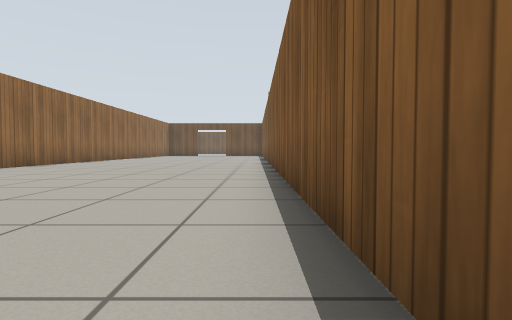
view 1 (above)

18 first-person views from a walk through a robot-simulator world made for Gazebo. The camera is 0.5 m above the floor, tilts 2° down and sees 80° across. The floor is counted in squares, 1 m on a side. Each view is taken from the middle of a square. On the plan, view 1 faces up. The plan holds only what a view shows up to about 9 squares ahead; the rest is blank. Simple patterns stand in for the simulator's built-in surfaces.

view 2
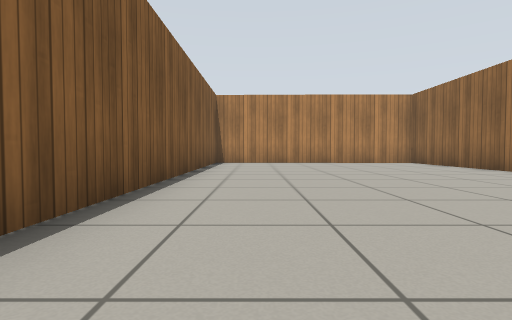

view 3
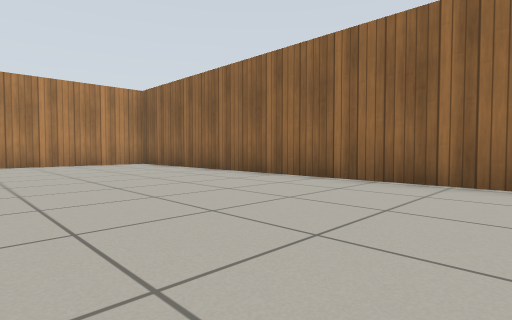

view 4
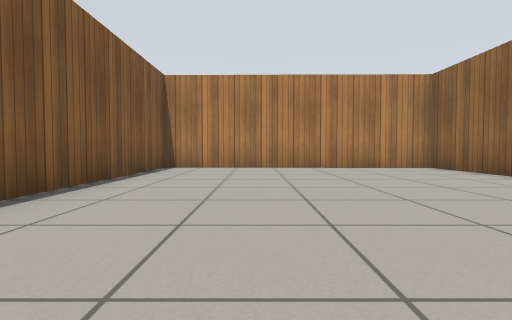

view 5
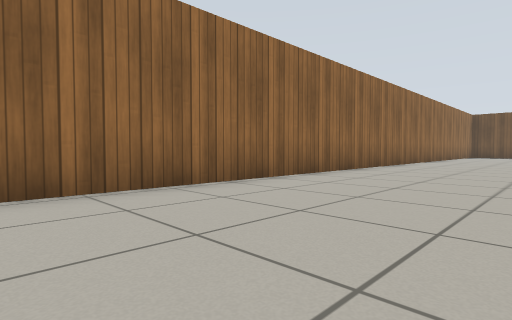

view 6
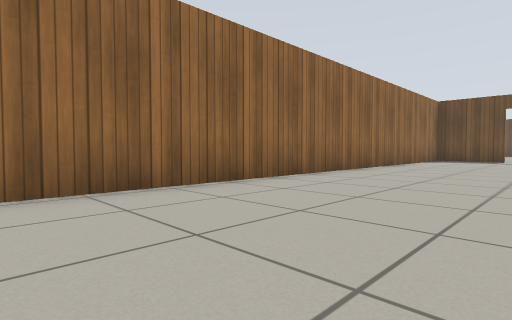

view 7
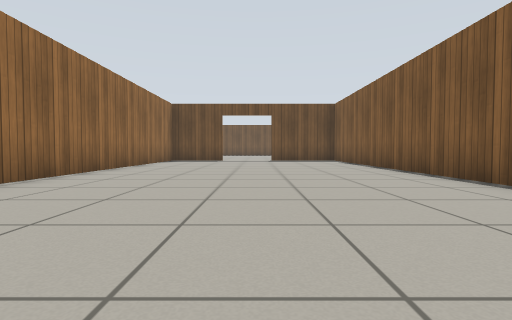

view 8
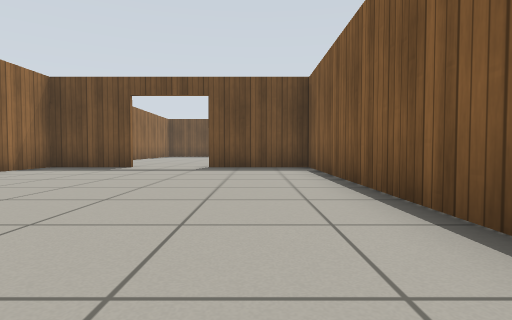

view 9
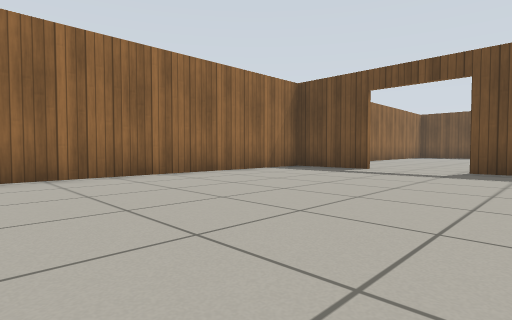

view 10
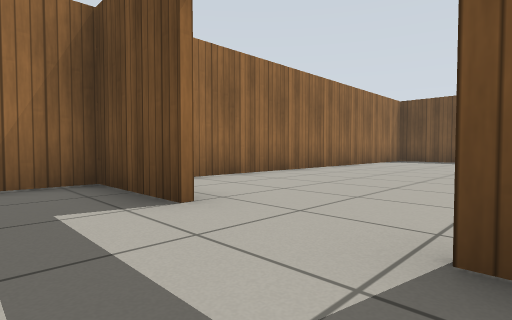

view 11
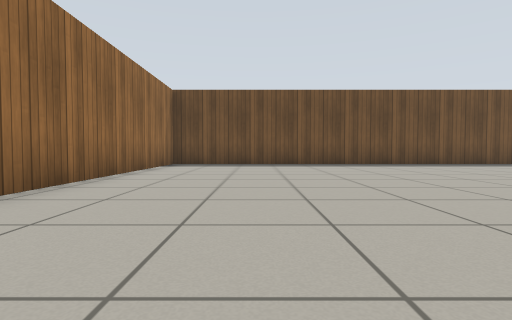

view 12
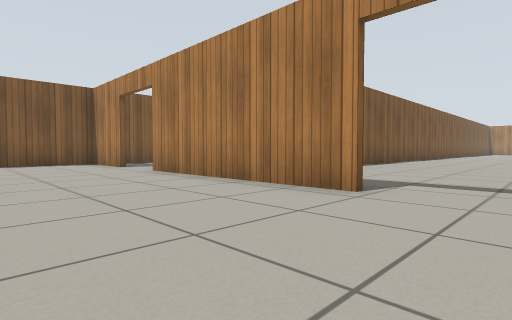

view 13
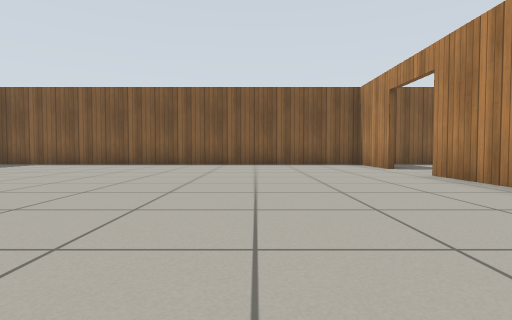

view 14
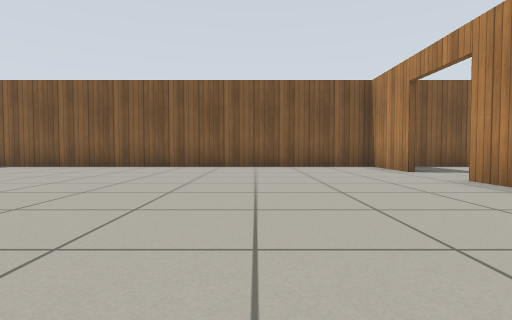

view 15
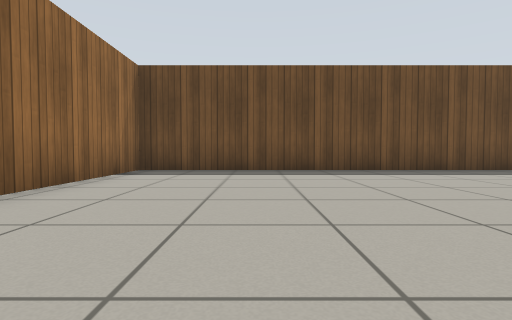

view 16
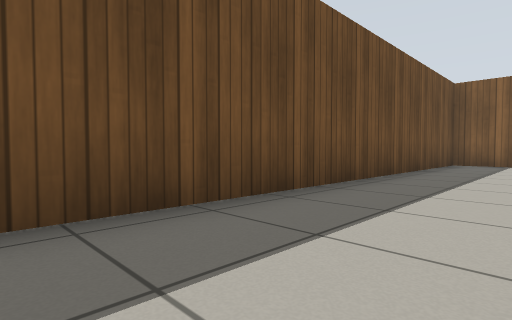

view 17
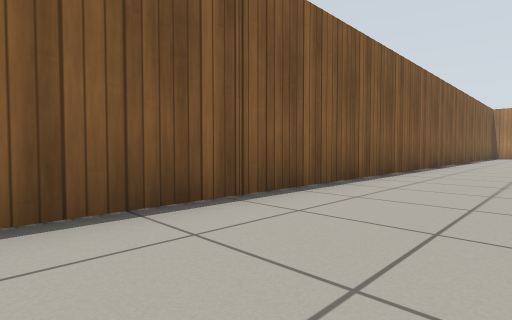

view 18
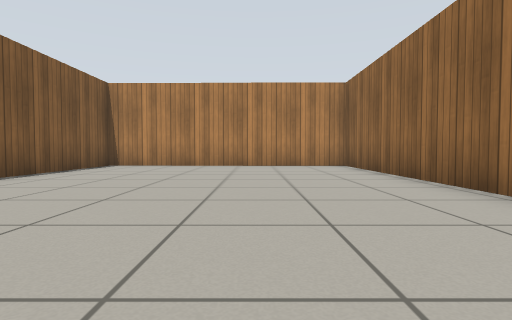

### Floor plan
Points are (right, up) in squares from view 1. A wall is a line through its corners. A room is listed if a view was taken in it or the views show most of it. See-through windows are left out.
Room 1 (views 1, 2, 3, 4, 5, 6, 7, 8, 9, 10, 17, 18)
walls: (-4.4, 23.5) (-6.7, 23.5) (-6.7, -6.2) (0.5, -6.3) (0.5, 23.5) (-2.4, 23.5)
ways out: open door at (-3.5, 23.5) to room 2
Room 2 (views 11, 12, 13, 14, 15, 16)
walls: (-2.4, 23.6) (2.9, 23.6); (4.6, 23.6) (6.9, 23.6) (6.9, 35); (6.5, 35.3) (-6.7, 35.3) (-6.7, 25)
ways out: open door at (-3.5, 23.5) to room 1; open door at (3.7, 23.7)

Positions as (right, up) in squares from view 1, and headings:
1: (0, 0), facing up
2: (-1, 5), facing down
3: (-2, 4), facing down-left
4: (-2, 2), facing down
5: (-3, 2), facing up-left
6: (-3, 9), facing up-left
7: (-3, 10), facing up
8: (-1, 15), facing up
9: (-1, 16), facing up-left
10: (-2, 22), facing up-left
11: (-4, 25), facing up
12: (-4, 27), facing down-right
13: (-3, 27), facing right
14: (-2, 27), facing right
15: (-4, 28), facing up
16: (-4, 33), facing up-right
17: (-2, 13), facing down-right
18: (-4, 3), facing down
